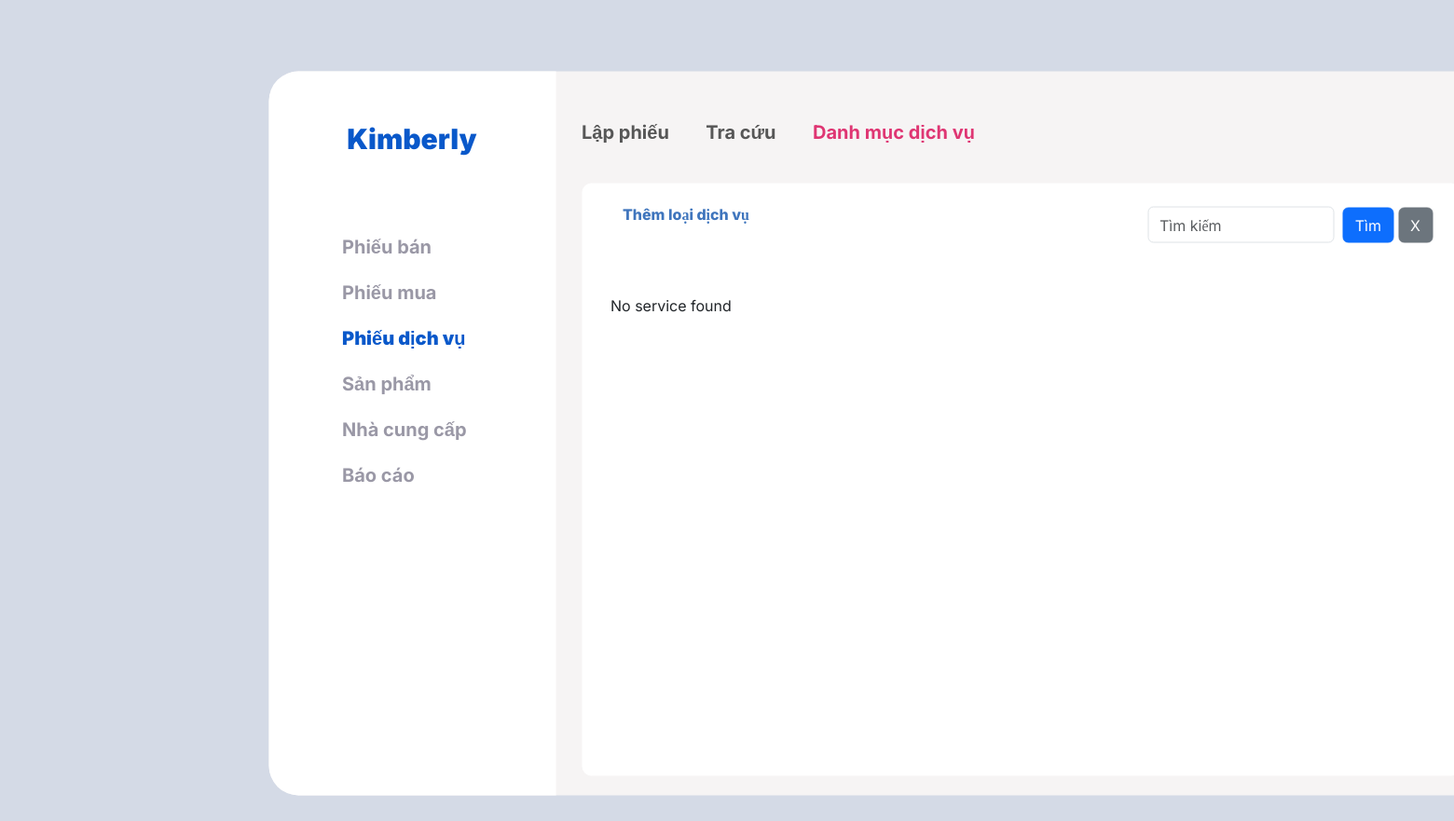
Before: /Frontend/danhMucDichVu.php (signed in) with the older database file.
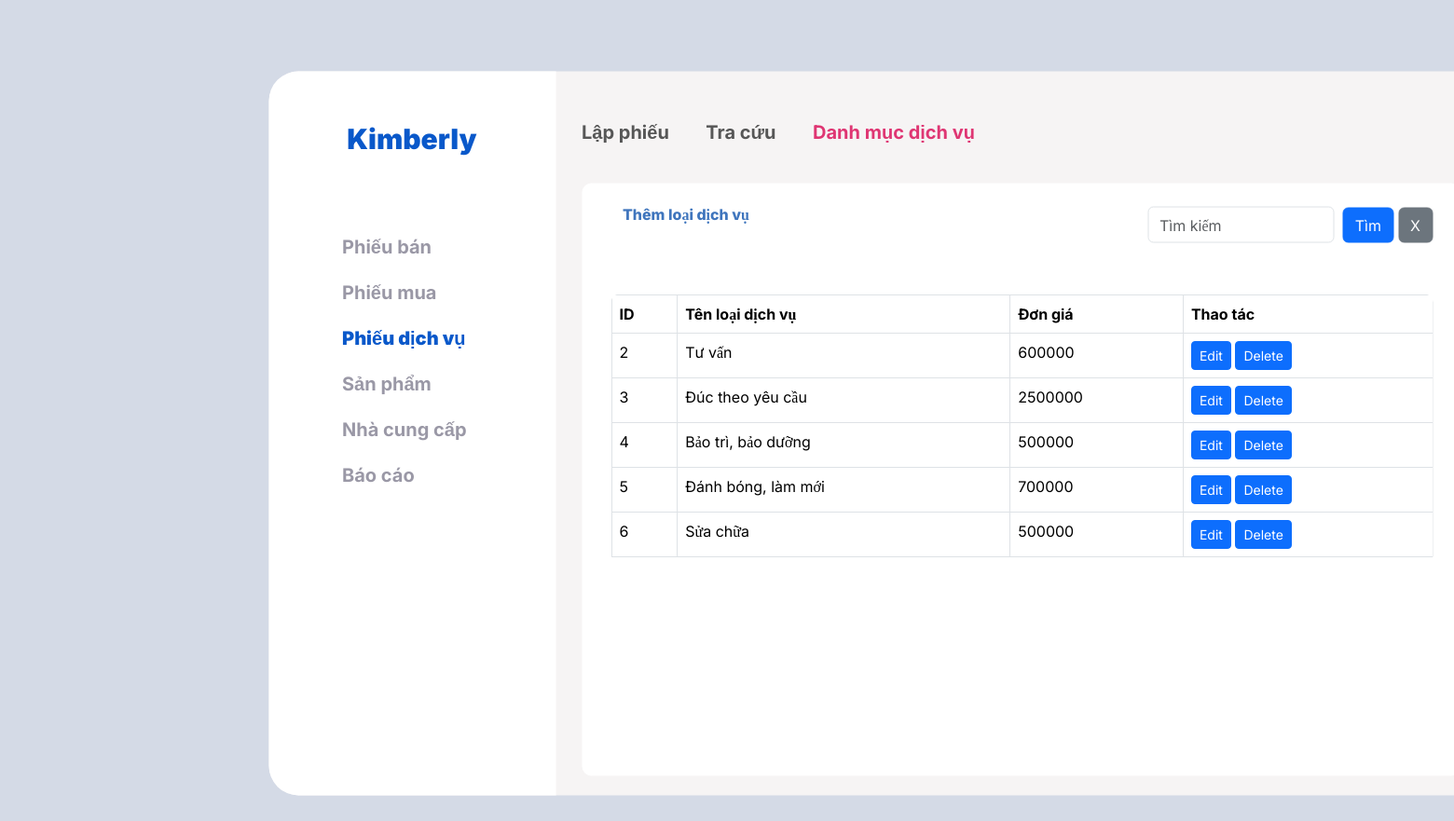
After: the same page with the newer database file.
### tables this page shows
CREATE TABLE `loaidv` (
  `ID` int(10) NOT NULL,
  `TenLoai` varchar(255) NOT NULL,
  `DonGia` bigint(50) NOT NULL
);

### BackEnd_DV/display_loaidv.php (the view, shortened to what this page needs)
<?php
include 'db_connection.php';
$sql = "SELECT ID, TenLoai, DonGia FROM loaidv";
$result = $mysqli->query($sql);
if ($result) {
    if ($result->num_rows > 0) {
        echo "<table class='table table-hover table-bordered' align='center'>";
        echo "<thead>
                <tr>
                  <th scope='col'>ID</th>
                  <th scope='col'>Tên loại dịch vụ</th>
                  <th scope='col'>Đơn giá</th>
                  <th scope='col'>Thao tác</th>
                </tr>
              </thead>";
        echo "<tbody>";
        while($row = $result->fetch_assoc()) {
            $ID = htmlspecialchars($row["ID"]);
            $TenLoai = htmlspecialchars($row["TenLoai"]);
            $DonGia = htmlspecialchars($row["DonGia"]);
            echo "<tr>";
            echo "<td>". $ID ."</td>";
            echo "<td>" . $TenLoai . "</td>";
            echo "<td>" . $DonGia . "</td>";
            echo "<td>
                    <button class='btn btn-primary btn-sm' onclick='openEditPopup(\"$ID\", \"$TenLoai\", \"$DonGia\")'>Edit</button>
                    <button class='btn btn-primary btn-sm' onclick='deleteloaidv(\"$ID\")'>Delete</button>
                  </td>";
            echo "</tr>";
        }
        echo "</tbody>";
        echo "</table>";
    } else {
        echo "<p>No service found</p>";
    }
} else {
    echo "Error: " . $mysqli->error;
}
?>

### Frontend/danhMucDichVu.php (shortened to what this page needs)
<?php
if(isset($_SESSION['id']) && isset($_SESSION['user_name'])){
?>
<!DOCTYPE html>
<html lang="en">
<head>
  <link href="https://cdn.jsdelivr.net/npm/bootstrap@5.3.3/dist/css/bootstrap.min.css" rel="stylesheet"
>
    <link rel="stylesheet" href="../css/DV_CSS/dv_php.css" />
    <link rel="stylesheet" href="../css/DV_CSS/dv_php_edit.css" />
  <link rel="stylesheet" href="../css/style_DMDV.css">
  <link rel="stylesheet" href="../css/style.css">
  <link rel="stylesheet" href="../css/style_danhMucDV.css">
</head>
    <body style="background-color: #D4DAE6;">
        <div id="main-container">
          <div id="nav-bar-ne">
            <div id="logo">
              <a href="PhieuBan.php" style="text-decoration: none;">
                <span>Kimberly</span>
              </a>
            </div>
            <div class="nav_ne">
                <nav class="nav flex-column">
                  <a class="nav-link " href="phieuBan.php">Phiếu bán</a>
                  <a class="nav-link " href="phieuMua.php">Phiếu mua</a>
                  <a class="nav-link active" href="dichVu.php">Phiếu dịch vụ</a>
                  <a class="nav-link" href="sanPham.php">Sản phẩm</a>
                  <a class="nav-link" href="nhaCungCap.php">Nhà cung cấp</a>
                  <a class="nav-link" href="BaoCao.php">Báo cáo</a>
                </nav>
              </div>
            </div>
            <div class="working-area">
              <div class="tab-container">
                  <ul class="ul-tab">
                    <li class="tab_btn "><a href="dichVu.php"
                      style="text-decoration: none;">Lập phiếu</a></li>
                    <li class="tab_btn"><a href="traCuuDichVu.php"
                        style="text-decoration: none;">Tra cứu</a></li>
                        <li class="tab_btn active"><a href="danhMucDichVu.php"
                          style="text-decoration: none;">Danh mục dịch vụ</a></li>
                  </ul>
              </div>
              <div class="content active" id="tabDonViTinh">
    <div class="heading-text">
    <button type="button" class="btn NCC" data-bs-toggle="button" onclick="togglePopupThemNCC()">
    Thêm loại dịch vụ
                    </button>
    </div>
    <div class="search-box">
        <form class="form-inline" id="search-form">
            <div class="form-group mx-sm-3 mb-2">
                <input type="text" class="form-control" style="margin-right: 40px;" name="search_keyword" id="TimKiem" placeholder="Tìm kiếm" required />
            </div>
            <button type="submit" class="btn btn-primary" style="margin: 0px 42px;">Tìm</button>
            <button type="button" class="btn btn-secondary" onclick="resetSearch()">X</button>
        </form>
    </div>
    <div class="table-of-content" id="collapse3">
        <?php include '../BackEnd_DV/display_loaidv.php'; ?>
    </div>
</div>
</body>
</html>
<?php
}
?>

### css/style_DMDV.css (style rules this page uses)
body { margin: 0; padding: 0; font-family: Inter, san serif; background-color: #D4DAE6 ; width: 1881px; height: 930px; position: relative; }
#main-container { width: 1305px; height: 777px; background-color: #F6F4F4; border-radius: 32px; position: relative; top: 50%; left: 50%; transform: translate(-50%, -50%); box-shadow: #4343FE; }
#nav-bar-ne { display: inline-block; width: 308px; height: 777px; background-color: #fff; position: relative; border-radius: 32px 0px 0px 32px; }
#logo { position: relative; width: inherit; height: max-content; display: flex; justify-content: center; top: 50px; }
span { font-size: 30px; font-family: "inter", san serif; color: #4343FE; color: #0958CA; font-weight: 900; }
.nav_ne { position: relative; max-width: inherit; top: 15%; }
.nav-link { font-family: 'inter', sans-serif; font-weight: 900; position: relative; font-size: 20px; color: #9A98A6; font-weight: bold; left: 63px; margin-top: 3px; }
.nav-link.active { color: #0958CA; font-weight: 900; }
.working-area { position: absolute; display: inline-block; height: 100px; width: 997px; height: inherit; }
.tab-container { position: relative; width: 997px; height: 120px; }
.ul-tab { position: absolute; top: 50px; margin-left: 28px; margin-bottom: 0px; padding-left: 0px; }
ul li { display: inline-block; font-family: 'inter', sans-serif; color: #575757; font-size: 20px; font-weight: 700; margin-right: 35px; margin-left: 0px; padding-left: 0px; cursor: pointer; transition: .5s; }
.tab_btn a { color: #575757; }
.ul-tab .tab_btn.active a { color: #DF3673; }
.content { position: absolute; width: 942px; height: 636px; background-color: #fff; border-radius: 10px; margin-left: 28px; }
.heading-text { display: inline-block; position: absolute; left: 31px; top: 14px; }
.table-of-content { position: relative; border: 1px #000 solid; top: 119px; left: 31px; max-width: 882px; max-height: 348px; height: 348px; border-radius: 9px; }
.table { max-height: 260px; width: 830px; border-radius: 9px; }
th { position: sticky; top: 0px; }
.NCC { color: #3f75bd; font-weight: 800; }
.content { display: none; animation: moving .5s ease; }
.content.active { display: block; }
.search-box { position: absolute; display: inline-block; top: 25px; right: 29px; width: fit-content; height: fit-content; }
.search-box input { position: relative; right: 50px; width: 200px; height: 39px; }
.search-box button { position: absolute; right: 0; top: 1px; }

### css/style_danhMucDV.css (style rules this page uses)
th { position: sticky; top: 0px; }
.table-of-content .table { width: 882px; }
.table-of-content { border: none; }
#collapse3 { overflow-y:scroll; height:290px; }

Changed rows visible on the page:
added loaidv: ID "2", TenLoai "Tư vấn", DonGia "600000"
added loaidv: ID "3", TenLoai "Đúc theo yêu cầu", DonGia "2500000"
added loaidv: ID "4", TenLoai "Bảo trì, bảo dưỡng", DonGia "500000"
added loaidv: ID "5", TenLoai "Đánh bóng, làm mới", DonGia "700000"
added loaidv: ID "6", TenLoai "Sửa chữa", DonGia "500000"
Other visible differences:
text no longer shown: "No service found"
text now shown: "ID Tên loại dịch vụ Đơn giá Thao tác"
